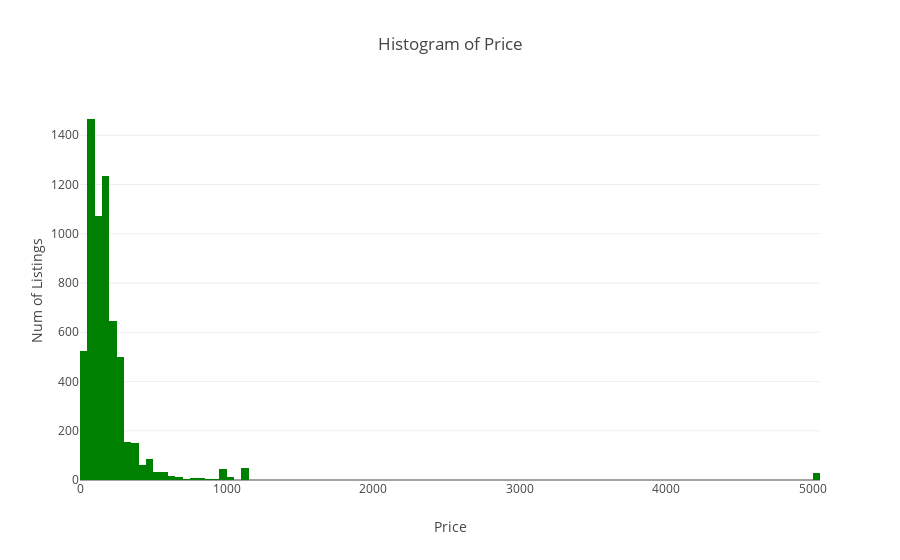

The cell this chart's notebook holds for it:
### Markdown cell above
As we see, the distribution of the price is right skewed due to high-end outliers. After examing listings, listings with 0 or greater than 799 (97.5% percentile) prices are not accurate.

### Code cell
# plot a histogram of price
trace = go.Histogram(x=Boston_listings5['price'],
                     marker=dict(color="green"))

layout = go.Layout(xaxis=dict(title="Price"),
                   yaxis=dict(title="Num of Listings"),
                   title="Histogram of Price")
data = [trace]
figure = go.Figure(data=data,layout=layout)
iplot(figure)

### Figure 1 — Plotly figure (JSON) as saved in the notebook; plotly's stock layout.template omitted (floating-point values rounded to 4 significant figures; data arrays with more than 128 entries replaced by an {"elided": "..."} marker saying what was removed)
{"data": [{"marker": {"color": "green"}, "type": "histogram", "uid": "8c150a18-4480-4d1d-9b35-36323958fc6f", "x": {"elided": "6155 int values"}}], "layout": {"title": {"text": "Histogram of Price"}, "xaxis": {"title": {"text": "Price"}}, "yaxis": {"title": {"text": "Num of Listings"}}}}
